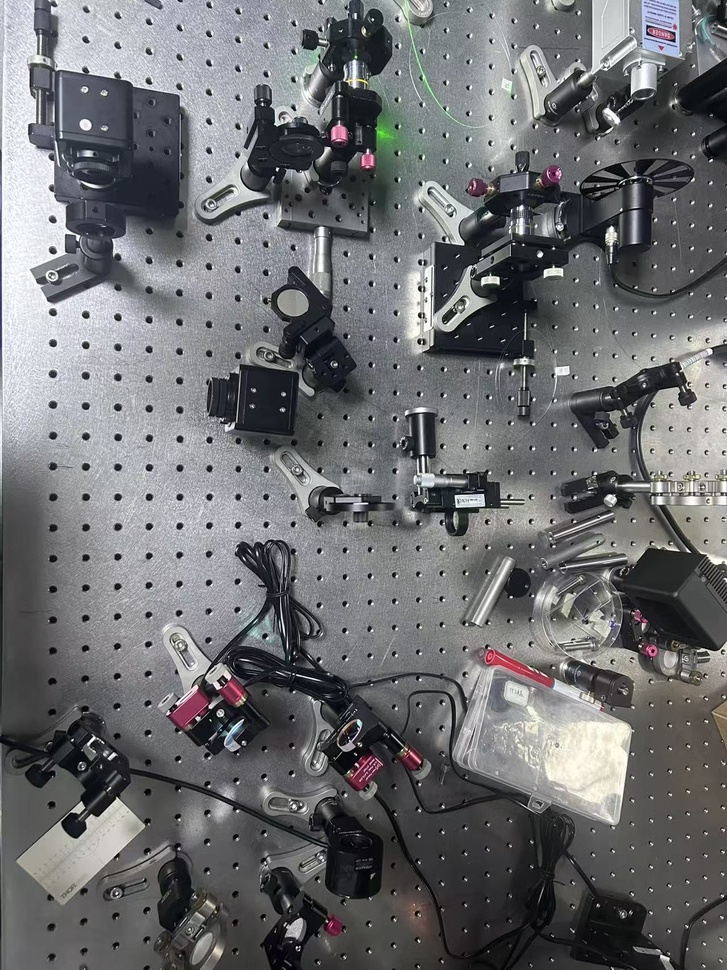
#> input picture Document/img/4轴双探测器光路架构.jpg, 727 x 970 px, shrunk from 1280 x 1707 before the run; its folder holds only this picture in this run
$ python -i recognition_module.py   (imports and definitions only)
#> lines starting #> are read from the running program, lines starting #| are printed output that depends on the picture; after the words box and inside, x2 and y2 are one past the last pixel; in counts of white or black regions, pixels touching at a corner belong together
#> further down, picture is the input picture: shape (970, 727, 3); mean B, G, R 112.5, 110.4, 109.5
import json
import math
from dataclasses import dataclass, asdict
from pathlib import Path
from typing import Dict, List, Optional, Tuple

import cv2
import numpy as np


IMG_EXTS = {".jpg", ".jpeg", ".png", ".bmp", ".tif", ".tiff"}
COLOR_MAP = {
    "circle": (0, 255, 255),
    "rod": (0, 255, 0),
    "rotator": (255, 0, 255),
    "manual": (0, 128, 255),
    "roi": (255, 255, 0),
}
LABEL_KEYS = {ord("1"): "circle", ord("2"): "rod", ord("3"): "rotator"}

MIN_CONTOUR_AREA_RATIO = 0.00025
MIN_CONTOUR_AREA_ABS = 100.0
CIRCLE_CIRCULARITY_MIN = 0.52
CIRCLE_ASPECT_MAX = 2.0
ROD_ASPECT_MIN = 2.0
ROTATOR_AREA_RATIO = 0.0008
TEMPLATE_THRESHOLDS = {"circle": 0.25, "rod": 0.32, "rotator": 0.40}
CIRCLE_SCORE_WEIGHTS = (0.70, 0.20, 0.10)
ROD_SCORE_WEIGHTS = (0.80, 0.20)
ROTATOR_SCORE_WEIGHTS = (1.0, 0.2)


@dataclass
class Detection:
    label: str
    score: float
    contour: List[List[int]]
    bbox: List[float]
    center: List[float]
    angle: Optional[float] = None
    area: float = 0.0
    perimeter: float = 0.0


@dataclass
class FrameResult:
    detections: Dict[str, Optional[Detection]]
    binary: np.ndarray
    contours: List[np.ndarray]


def list_images(input_dir: Path) -> List[Path]:
    return sorted([p for p in input_dir.iterdir() if p.suffix.lower() in IMG_EXTS])


# [9 lines left out: function angle_from_min_area_rect, not called in this run]


def contour_bbox(contour: np.ndarray) -> List[float]:
    x, y, w, h = cv2.boundingRect(contour)
    return [float(x), float(y), float(w), float(h)]


# [6 lines left out: function contour_center, not called in this run]


def contour_to_list(contour: np.ndarray) -> List[List[int]]:
    return contour.reshape(-1, 2).astype(int).tolist()


def list_to_contour(points: List[List[int]]) -> np.ndarray:
    return np.asarray(points, dtype=np.int32).reshape(-1, 1, 2)


def preprocess_frame(frame: np.ndarray) -> np.ndarray:
    gray = cv2.cvtColor(frame, cv2.COLOR_BGR2GRAY)
    blur = cv2.GaussianBlur(gray, (5, 5), 0)
    clahe = cv2.createCLAHE(clipLimit=2.0, tileGridSize=(8, 8))
    enhanced = clahe.apply(blur)
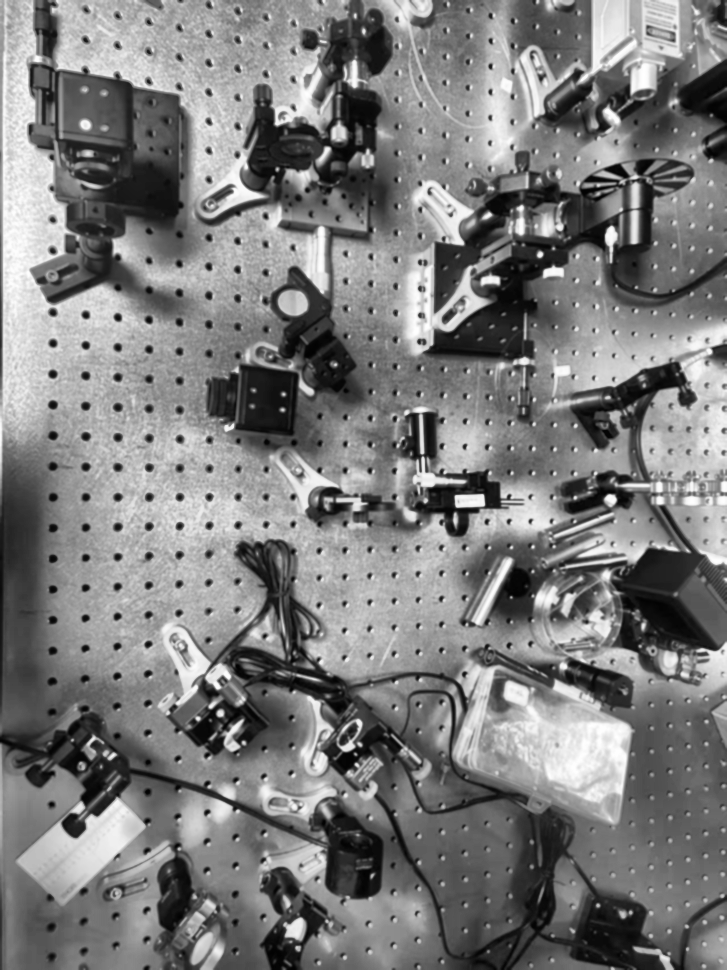
#> enhanced: shape (970, 727); min 1, max 255, mean 124.3
    _, binary = cv2.threshold(enhanced, 0, 255, cv2.THRESH_BINARY + cv2.THRESH_OTSU)
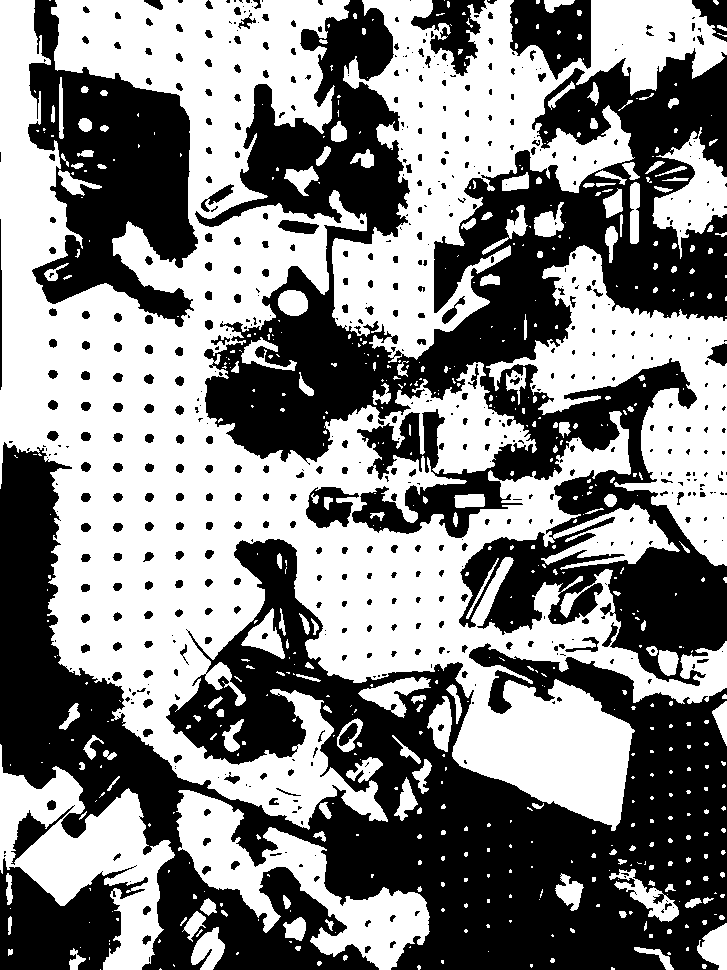
#> binary: shape (970, 727); 51.8% white; 612 black regions (332 under 20 px), largest, box (x1, y1, x2, y2) and area: (0, 442, 727, 970) 145512, (195, 0, 727, 686) 131896, (28, 0, 198, 327) 28034

    foreground_ratio = float(np.mean(binary == 255))
#> foreground_ratio = 0.518
    if foreground_ratio > 0.65:
        binary = cv2.bitwise_not(binary)

    kernel3 = np.ones((3, 3), np.uint8)
    kernel5 = np.ones((5, 5), np.uint8)
    binary = cv2.morphologyEx(binary, cv2.MORPH_OPEN, kernel3, iterations=1)
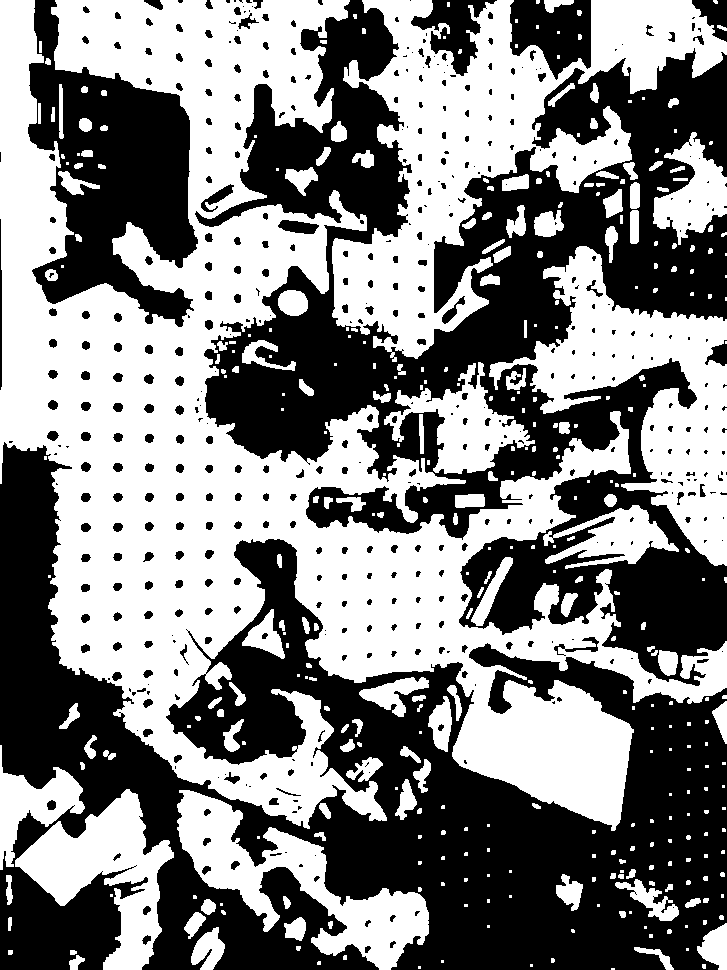
#> binary: shape (970, 727); 50.9% white; 475 black regions (217 under 20 px), largest, box (x1, y1, x2, y2) and area: (0, 442, 727, 970) 158818, (195, 0, 727, 686) 137538, (28, 0, 198, 327) 28439
    binary = cv2.morphologyEx(binary, cv2.MORPH_CLOSE, kernel3, iterations=1)
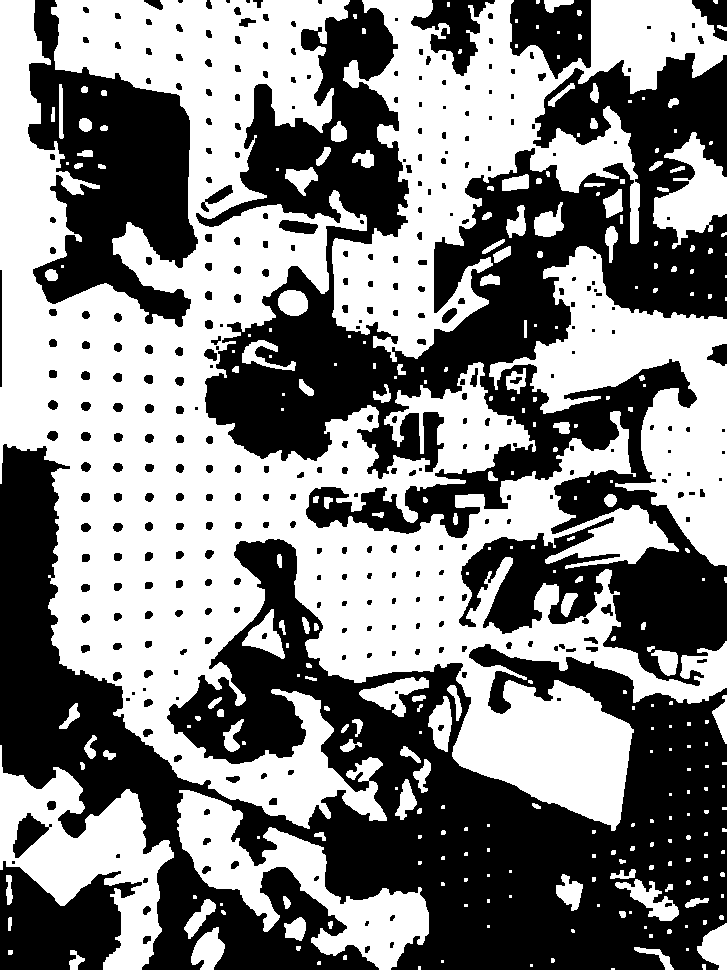
#> binary: shape (970, 727); 51.6% white; 338 black regions (93 under 20 px), largest, box (x1, y1, x2, y2) and area: (0, 444, 727, 970) 147230, (196, 0, 727, 686) 135312, (28, 0, 198, 327) 28318
    binary = cv2.morphologyEx(binary, cv2.MORPH_DILATE, kernel5, iterations=1)
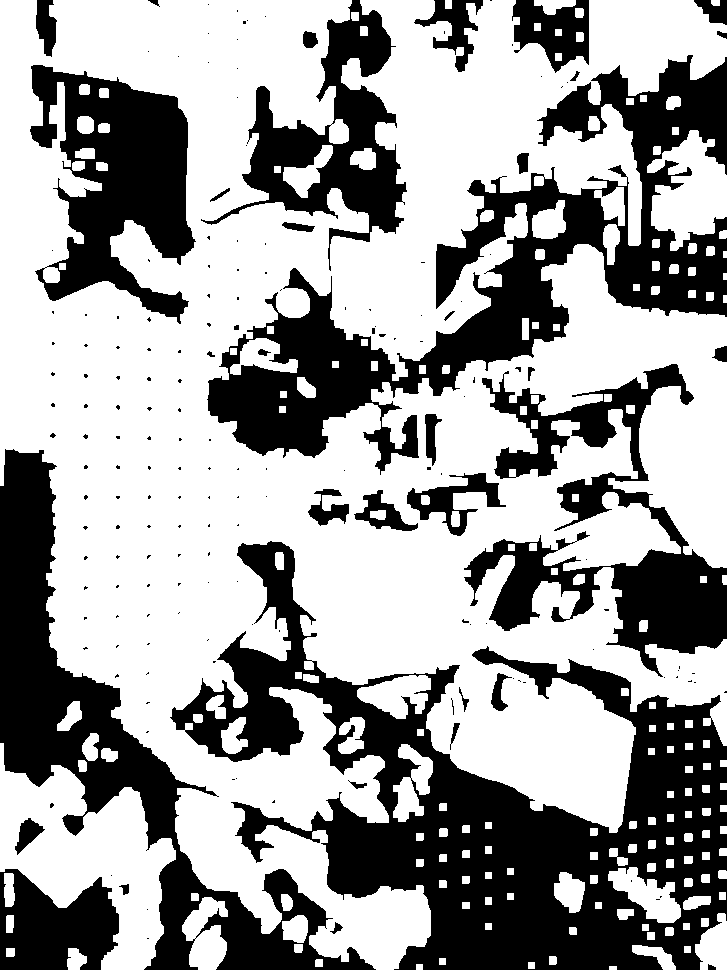
#> binary: shape (970, 727); 62.5% white; 183 black regions (147 under 20 px), largest, box (x1, y1, x2, y2) and area: (170, 541, 727, 970) 83628, (207, 55, 727, 475) 55094, (0, 449, 376, 970) 38246
    return binary


# [101 lines left out: functions split_overlapped_mask, extract_contours, load_templates, save_templates, contour_metrics, not called in this run]


def contour_similarity(contour: np.ndarray, template: np.ndarray) -> float:
    return float(cv2.matchShapes(contour, template, cv2.CONTOURS_MATCH_I1, 0.0))


# [136 lines left out: functions classify_contours, draw_detection, build_segmentation_view, not called in this run]

>>> import cv2
>>> picture = cv2.imread('../../../Document/img/4轴双探测器光路架构.jpg')
>>> result = preprocess_frame(picture)
